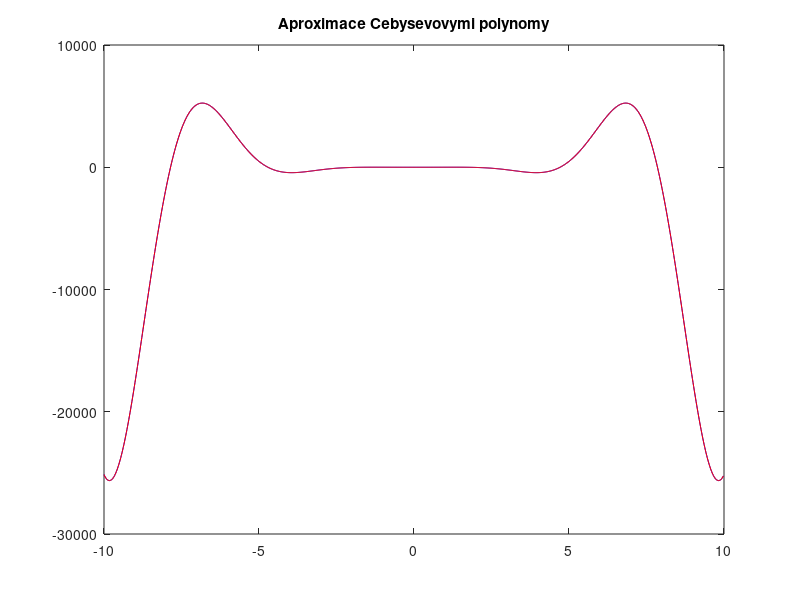
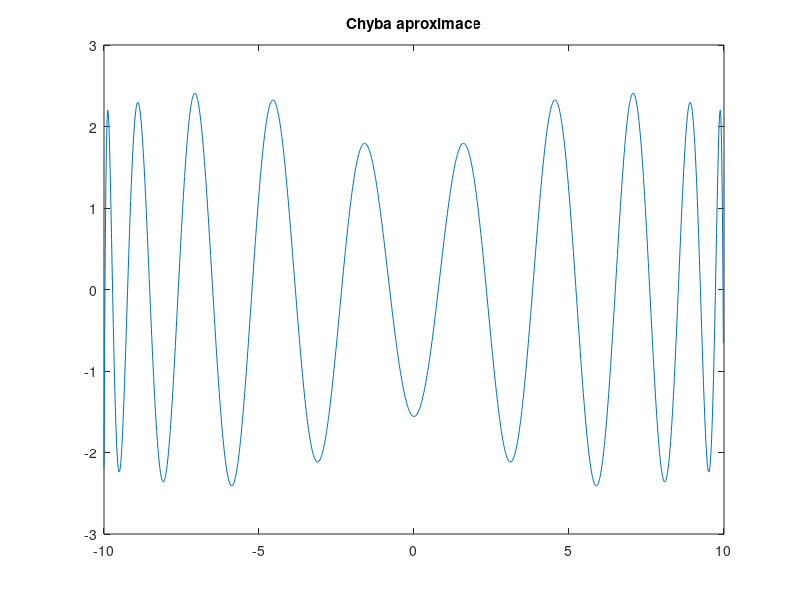

Source code (MATLAB) for these figures, in order:
function chebyshev

n = 20;  % stupen aproximace (pocet Cebysevovych polynomu)
a = -10; % levy kraj intervalu
b = 10;  % pravy kraj intervalu

bodu = 1000; % pocet bodu, ce kterych chceeme funkci aproximovat


    function func=func(xx) % hodnota funkce pro xx transformovane z <a,b> na <-1,1>
        t = ( xx*(b-a) + (a+b) ) / 2; % "roztahneme" hodnoty z intervalu <-1,1> na <a,b>
        func = t^4 * log(10+abs(t)) * cos(t);  % aproximovana funkce
    end

    function c=c(jj) % koeficienty cj (viz. prednaska)
        yy = 0;
        for ii = 1:n  
            yy = yy + func( cos(pi/n*(ii-0.5)) )  *  cos( pi/n*(ii-0.5)*(jj-1) );
        end
        c = 2*yy/n;
    end

    % transformace z <a,b> do <-1,1>
    function trans=trans(xx)
        trans = ( 2*xx - (a+b) ) / (b-a);
    end

    % rekurentni definice n Cebysevovych polynomu v bode xx
    function T=T(xx)
        T = zeros(n,1);
        T(1) = 1;
        T(2) = xx;
        for ii=3:n
            T(ii) = 2*xx*T(ii-1) - T(ii-2);
        end
    end

ci = zeros(n,1);

for i = 1:n
    ci(i) = c(i);
end

krok = (b-a) / bodu;
x = a;

xarr = zeros(bodu,1);
yarr = zeros(bodu,1);

for i = 1:bodu
    ti=T(trans(x)); % hodnoty Cebysevovych polynomu v bode x
    y = 0.5*ci(1);  % prvni scitanec (v prednasce znaceny c0)
    for j = 2:n     % ci(j) - koeficient cj, ti(j) j-ty polynom v bode x
        y = y + ci(j)*ti(j);  
    end
    xarr(i) = x; % ulozime aktualni x
    yarr(i) = y; % a aktualni y
    x = x+krok;  % posuneme se na dalsi x
end


x1= a:krok:b-krok;
y1= x1.^4.*log(10.0+abs(x1)).*cos(x1);
plot(x1,y1,'b-');
hold on;
plot(xarr,yarr,'r-');
title('Aproximace Cebysevovymi polynomy');
hold off;
figure;
plot(x1,yarr'-y1);
title('Chyba aproximace');

end